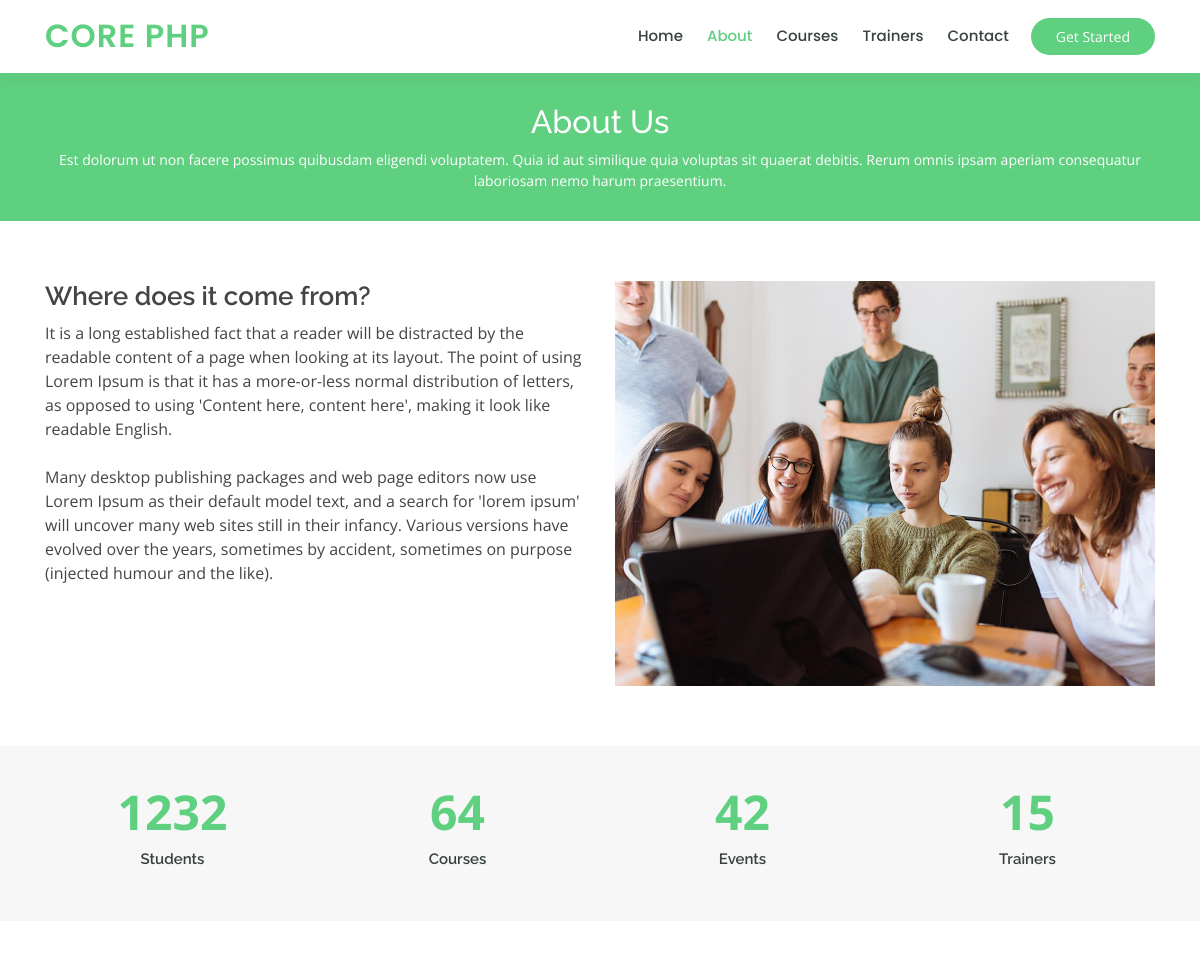
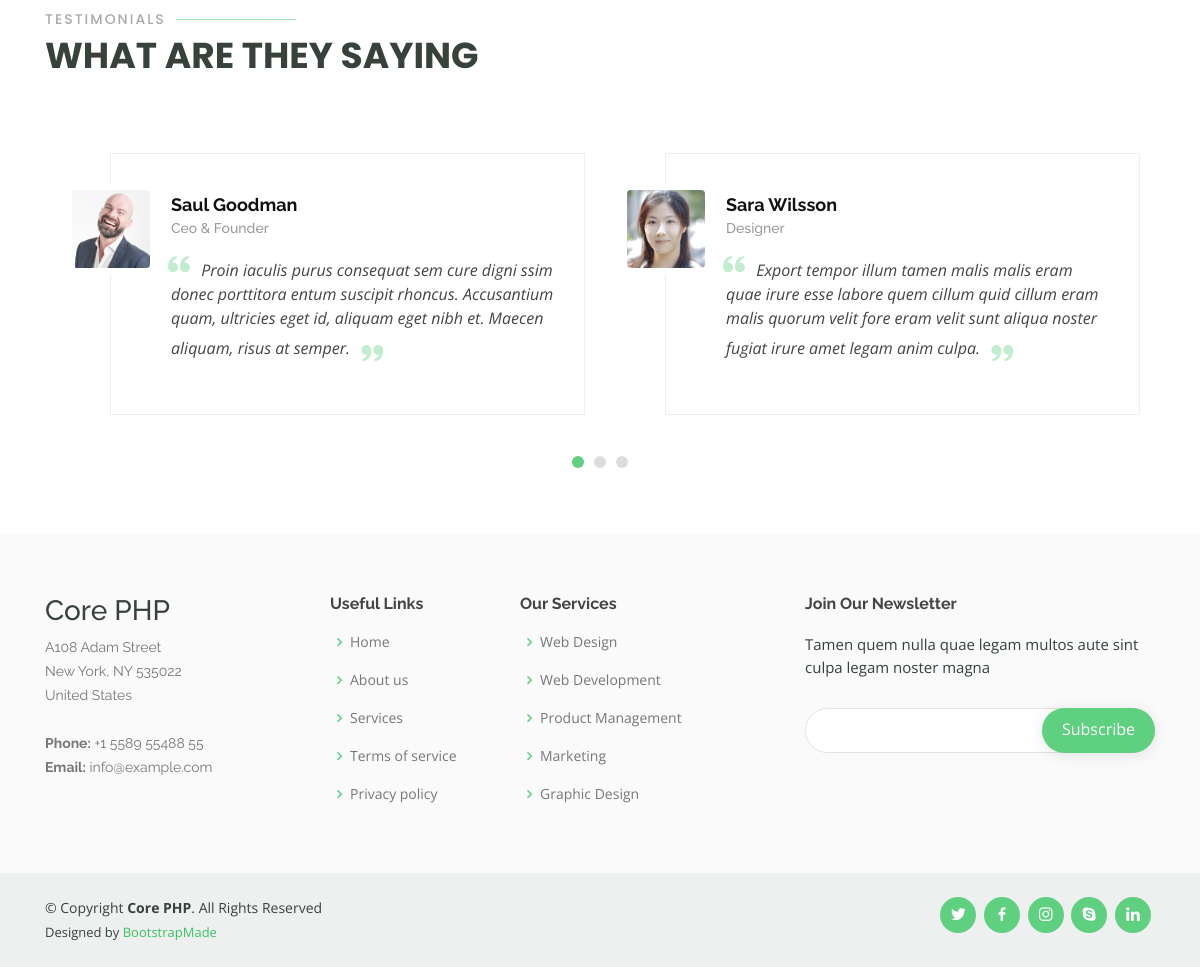
Page /about-detail.php on the committed database (2 pictures, top to bottom).
### tables this page shows
CREATE TABLE `about` (
  `id` int(11) NOT NULL,
  `title` varchar(255) NOT NULL,
  `description` text NOT NULL,
  `about_image` varchar(255) NOT NULL,
  `no_students` int(11) NOT NULL,
  `no_courses` int(11) NOT NULL,
  `no_trainers` int(11) NOT NULL,
  `no_events` int(11) NOT NULL
);

### frontend-DB.php (called while the page is built, shortened)
<?php
   class DB {
        private $username;
        private $password;
        private $databasename;
        private $server;
        private $connection;
        function __construct()
        {
            $this->username = 'root';
            $this->password = '';
            $this->databasename = 'coding_master';
            $this->server = 'localhost';
        }
        function connect()
        {
            $this->connection = mysqli_connect($this->server, $this->username, $this->password, $this->databasename);
        }
        function get_about_data()
        {
            $sql = "SELECT * FROM about";
            $result = mysqli_query($this->connection, $sql);
            $row = mysqli_fetch_assoc($result);
            return $row;
        }
    }
    $db_object = new DB();
?>

### about-detail.php (the view, shortened to what this page needs)
<?php
    require('header.php');
    require('frontend-DB.php');
    $about_detail = $db_object->get_about_data();
?>
<div class="breadcrumbs" data-aos="fade-in">
      <div class="container">
        <h2>About Us</h2>
        <p>Est dolorum ut non facere possimus quibusdam eligendi voluptatem. Quia id aut similique quia voluptas sit quaerat debitis. Rerum omnis ipsam aperiam consequatur laboriosam nemo harum praesentium. </p>
      </div>
    </div>
    <section id="about" class="about">
      <div class="container" data-aos="fade-up">
        <div class="row">
          <div class="col-lg-6 order-1 order-lg-2" data-aos="fade-left" data-aos-delay="100">
            <img src="./admin/uploaded_images/<?= $about_detail['about_image'] ?>" class="img-fluid" alt="">
          </div>
          <div class="col-lg-6 pt-4 pt-lg-0 order-2 order-lg-1 content">
            <h3><?= $about_detail['title'] ?></h3>
            <p>
            <?= $about_detail['description'] ?>
            </p>
          </div>
        </div>
      </div>
    </section>
    <section id="counts" class="counts section-bg">
      <div class="container">
        <div class="row counters">
          <div class="col-lg-3 col-6 text-center">
            <span data-toggle="counter-up">1232</span>
            <p>Students</p>
          </div>
          <div class="col-lg-3 col-6 text-center">
            <span data-toggle="counter-up">64</span>
            <p>Courses</p>
          </div>
          <div class="col-lg-3 col-6 text-center">
            <span data-toggle="counter-up">42</span>
            <p>Events</p>
          </div>
          <div class="col-lg-3 col-6 text-center">
            <span data-toggle="counter-up">15</span>
            <p>Trainers</p>
          </div>
        </div>
      </div>
    </section>
    <section id="testimonials" class="testimonials">
      <div class="container" data-aos="fade-up">
        <div class="section-title">
          <h2>Testimonials</h2>
          <p>What are they saying</p>
        </div>
        <div class="owl-carousel testimonials-carousel" data-aos="zoom-in" data-aos-delay="100">
          <div class="testimonial-wrap">
            <div class="testimonial-item">
              <img src="assets/img/testimonials/testimonials-1.jpg" class="testimonial-img" alt="">
              <h3>Saul Goodman</h3>
              <h4>Ceo &amp; Founder</h4>
              <p>
                <i class="bx bxs-quote-alt-left quote-icon-left"></i>
                Proin iaculis purus consequat sem cure digni ssim donec porttitora entum suscipit rhoncus. Accusantium quam, ultricies eget id, aliquam eget nibh et. Maecen aliquam, risus at semper.
                <i class="bx bxs-quote-alt-right quote-icon-right"></i>
              </p>
            </div>
          </div>
          <div class="testimonial-wrap">
            <div class="testimonial-item">
              <img src="assets/img/testimonials/testimonials-2.jpg" class="testimonial-img" alt="">
              <h3>Sara Wilsson</h3>
              <h4>Designer</h4>
              <p>
                <i class="bx bxs-quote-alt-left quote-icon-left"></i>
                Export tempor illum tamen malis malis eram quae irure esse labore quem cillum quid cillum eram malis quorum velit fore eram velit sunt aliqua noster fugiat irure amet legam anim culpa.
                <i class="bx bxs-quote-alt-right quote-icon-right"></i>
              </p>
            </div>
          </div>
        </div>
      </div>
    </section>
<?php
    require('footer.php');
?>

### assets/css/style.css (style rules this page uses)
body { font-family: "Open Sans", sans-serif; color: #444444; }
h1, h2, h3, h4, h5, h6 { font-family: "Raleway", sans-serif; }
section { padding: 60px 0; overflow: hidden; }
.section-bg { background-color: #f6f7f6; }
.section-title { padding-bottom: 40px; }
.section-title h2 { font-size: 14px; font-weight: 500; padding: 0; line-height: 1px; margin: 0 0 5px 0; letter-spacing: 2px; text-transform: uppercase; color: #aaaaaa; font-family: "Poppins", sans-serif; }
.section-title h2::after { content: ""; width: 120px; height: 1px; display: inline-block; background: #9ae1af; margin: 4px 10px; }
.section-title p { margin: 0; margin: 0; font-size: 36px; font-weight: 700; text-transform: uppercase; font-family: "Poppins", sans-serif; color: #37423b; }
.breadcrumbs { margin-top: 73px; text-align: center; background: #5fcf80; padding: 30px 0; color: #fff; }
.breadcrumbs h2 { font-size: 32px; font-weight: 500; }
.breadcrumbs p { font-size: 14px; margin-bottom: 0; }
.about .content h3 { font-weight: 600; font-size: 26px; }
.counts { padding: 30px 0; }
.counts .counters span { font-size: 48px; display: block; color: #5fcf80; font-weight: 700; }
.counts .counters p { padding: 0; margin: 0 0 20px 0; font-family: "Raleway", sans-serif; font-size: 15px; font-weight: 600; color: #37423b; }
.testimonials .testimonial-wrap { padding-left: 50px; }
.testimonials .testimonial-item { box-sizing: content-box; padding: 30px 30px 30px 60px; margin: 30px 15px; min-height: 200px; border: 1px solid #eef0ef; position: relative; background: #fff; }
.testimonials .testimonial-item .testimonial-img { width: 90px; border-radius: 10px; border: 6px solid #fff; position: absolute; left: -45px; }
.testimonials .testimonial-item h3 { font-size: 18px; font-weight: bold; margin: 10px 0 5px 0; color: #111; }
.testimonials .testimonial-item h4 { font-size: 14px; color: #999; margin: 0; }
.testimonials .testimonial-item .quote-icon-left, .testimonials .testimonial-item .quote-icon-right { color: #c1ecce; font-size: 26px; }
.testimonials .testimonial-item .quote-icon-left { display: inline-block; left: -5px; position: relative; }
.testimonials .testimonial-item .quote-icon-right { display: inline-block; right: -5px; position: relative; top: 10px; }
.testimonials .testimonial-item p { font-style: italic; margin: 15px auto 15px auto; }

### rows in the picture
about: about_image (picture), title "Where does it come from?", description "It is a long established fact that a reader will be distracted by the readable content of a page when looking at its layout. The point of using Lorem Ipsum is that it has a more-or-less normal distribution of letters, as opposed to using 'Content here, content here', making it look like readable English. Many desktop publishing packages and web page editors now use Lorem Ipsum as their default model text, and a search for 'lorem ipsum' will uncover many web sites still in their infancy. Various versions have evolved over the years, sometimes by accident, sometimes on purpose (injected humour and the like)."
